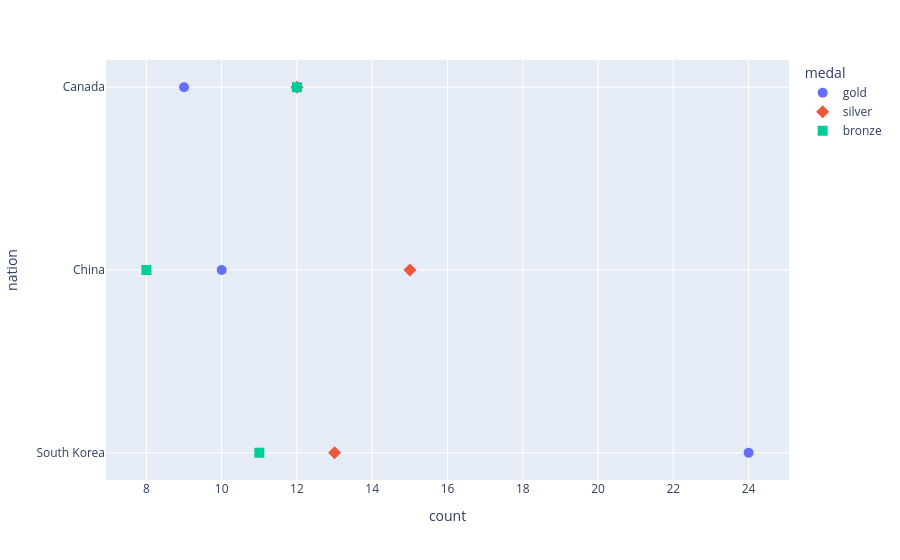

Notebook source saved alongside this figure:
### Markdown cell above
Scatter plots and Categorical Axes

### Code cell
var=px.data.medals_long()
fig =px.scatter(var,x="count",y="nation",color="medal",symbol="medal")
fig.update_traces(marker_size=10)
fig.show()

### Figure 1 — Plotly figure (JSON) as saved in the notebook; plotly's stock layout.template omitted (floating-point values rounded to 4 significant figures)
{"data": [{"hovertemplate": "medal=gold<br>count=%{x}<br>nation=%{y}<extra></extra>", "legendgroup": "gold", "marker": {"color": "#636efa", "size": 10, "symbol": "circle"}, "mode": "markers", "name": "gold", "orientation": "h", "showlegend": true, "type": "scatter", "x": [24, 10, 9], "xaxis": "x", "y": ["South Korea", "China", "Canada"], "yaxis": "y"}, {"hovertemplate": "medal=silver<br>count=%{x}<br>nation=%{y}<extra></extra>", "legendgroup": "silver", "marker": {"color": "#EF553B", "size": 10, "symbol": "diamond"}, "mode": "markers", "name": "silver", "orientation": "h", "showlegend": true, "type": "scatter", "x": [13, 15, 12], "xaxis": "x", "y": ["South Korea", "China", "Canada"], "yaxis": "y"}, {"hovertemplate": "medal=bronze<br>count=%{x}<br>nation=%{y}<extra></extra>", "legendgroup": "bronze", "marker": {"color": "#00cc96", "size": 10, "symbol": "square"}, "mode": "markers", "name": "bronze", "orientation": "h", "showlegend": true, "type": "scatter", "x": [11, 8, 12], "xaxis": "x", "y": ["South Korea", "China", "Canada"], "yaxis": "y"}], "layout": {"legend": {"title": {"text": "medal"}, "tracegroupgap": 0}, "margin": {"t": 60}, "xaxis": {"anchor": "y", "domain": [0, 1], "title": {"text": "count"}}, "yaxis": {"anchor": "x", "domain": [0, 1], "title": {"text": "nation"}}}}
